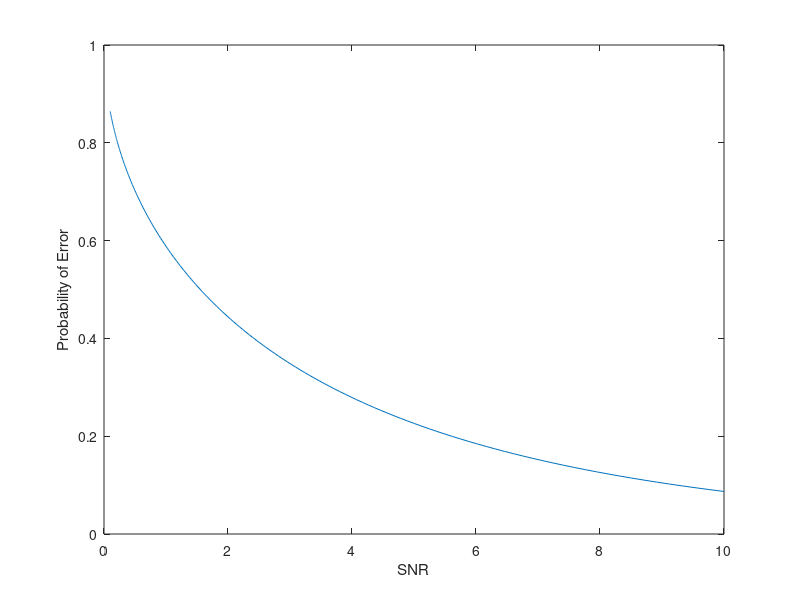

Source code (MATLAB):
clear all;
close all;
snr_dB = -1:0.01:1;
snr = 10.^(snr_dB);

QPSK_Pe = 2*qfunc(sqrt(snr)) - qfunc(sqrt(snr)).^2;

QAM16_Pe = 3*qfunc(sqrt(snr./5)) - (9/4)*qfunc(sqrt(snr./5)).^2;

PSK8_Pe = 2*qfunc(sqrt(2*snr*sin(pi/8)^2));
figure
plot(snr,PSK8_Pe)
xlabel('SNR')
ylabel('Probability of Error')